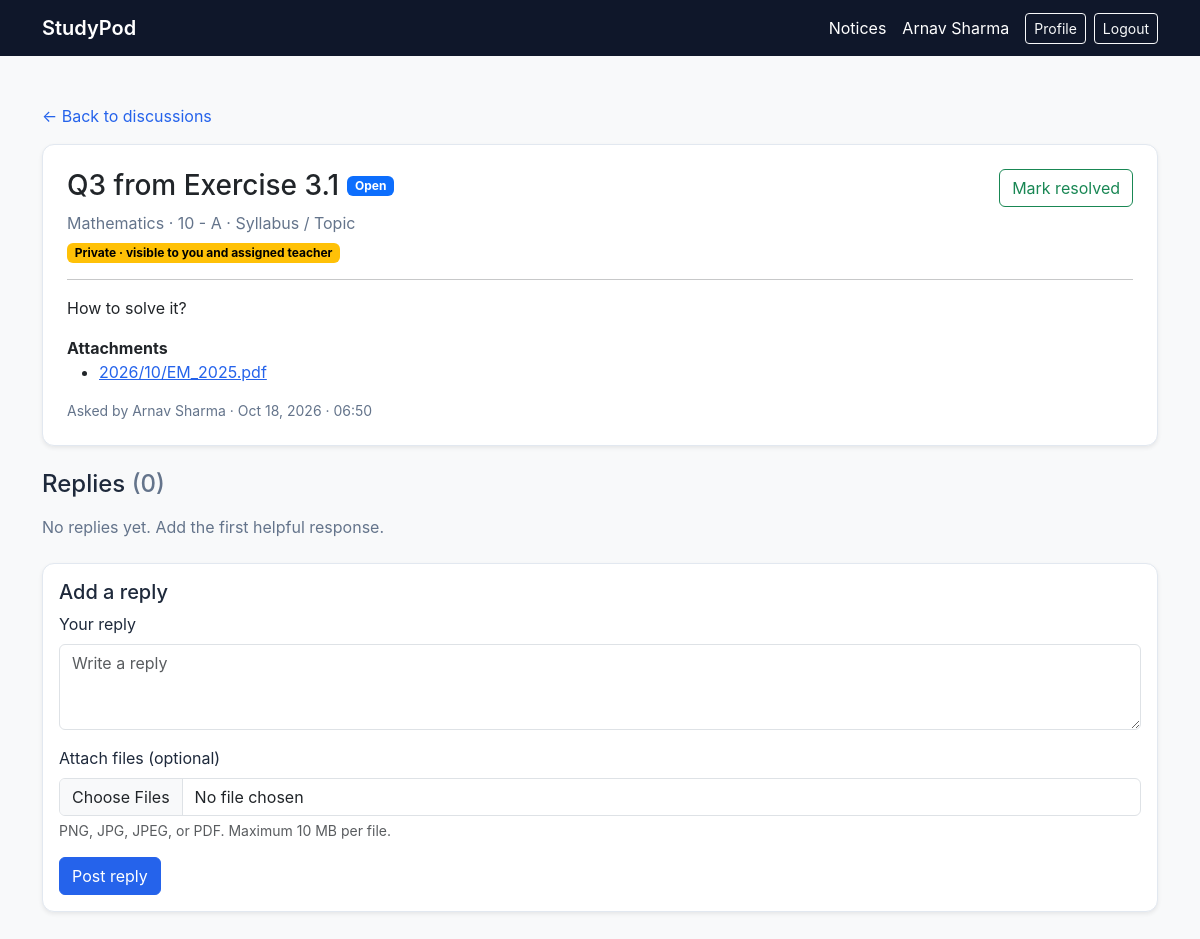
The app's page /academics/discussions/2/ (signed in) with its own data.
### accounts/models.py (models this page shows, shortened)
class User(AbstractUser):
    class Role(models.TextChoices):
        TEACHER = "TEACHER", "Teacher"
        STUDENT = "STUDENT", "Student"
        PARENT = "PARENT", "Parent"
    role = models.CharField(
        max_length=10,
        choices=Role.choices,
        default=Role.STUDENT,
    )

class StudentProfile(models.Model):
    user = models.OneToOneField(
        User,
        on_delete=models.CASCADE,
        related_name="student_profile"
    )
    roll_number = models.CharField(max_length=50, unique=True)
    profile_picture = models.ImageField(
        upload_to="student_profiles/",
        blank=True,
    )
    student_class = models.ForeignKey(
        "academics.Class",
        on_delete=models.SET_NULL,
        null=True,
        blank=True,
        related_name="students"
    )
    parent = models.ForeignKey(
        "ParentProfile",
        on_delete=models.SET_NULL,
        null=True,
        blank=True,
        related_name="students"
    )

### academics/models.py (models this page shows, shortened)
class DoubtThread(models.Model):
    class Category(models.TextChoices):
        SYLLABUS_TOPIC = "SYLLABUS_TOPIC", "Syllabus / Topic"
        ASSIGNMENT_HOMEWORK = "ASSIGNMENT_HOMEWORK", "Assignment / Homework"
        NOTICE_ANNOUNCEMENT = "NOTICE_ANNOUNCEMENT", "Notice / Announcement"
        STUDY_RESOURCE = "STUDY_RESOURCE", "Study Resource"
    class Status(models.TextChoices):
        OPEN = "OPEN", "Open"
        IN_PROGRESS = "IN_PROGRESS", "In Progress"
        RESOLVED = "RESOLVED", "Resolved"
    title = models.CharField(max_length=200)
    content = models.TextField()
    category = models.CharField(
        max_length=24,
        choices=Category.choices,
        default=Category.SYLLABUS_TOPIC,
    )
    is_public = models.BooleanField(default=False)
    document_link = models.URLField(blank=True)
    student = models.ForeignKey(
        "accounts.StudentProfile",
        on_delete=models.CASCADE,
        related_name="doubt_threads",
    )
    student_class = models.ForeignKey(
        Class,
        on_delete=models.CASCADE,
        related_name="doubt_threads",
    )
    subject = models.ForeignKey(
        Subject,
        on_delete=models.CASCADE,
        related_name="doubt_threads",
    )
    status = models.CharField(
        max_length=11,
        choices=Status.choices,
        default=Status.OPEN,
    )
    created_at = models.DateTimeField(auto_now_add=True)
    class Meta:
        ordering = ("-created_at", "-pk")

class Subject(models.Model):
    name = models.CharField(max_length=100)
    code = models.CharField(max_length=20, unique=True)

class Class(models.Model):
    name = models.CharField(max_length=50)
    section = models.CharField(max_length=10)
    academic_year = models.CharField(max_length=20)
    def __str__(self):
        return f"{self.name} - {self.section}"

class DoubtAttachment(models.Model):
    thread = models.ForeignKey(
        DoubtThread,
        on_delete=models.CASCADE,
        related_name="attachments",
    )
    reply = models.ForeignKey(
        "DoubtReply",
        on_delete=models.CASCADE,
        related_name="attachments",
        null=True,
        blank=True,
    )
    file = models.FileField(
        upload_to="doubt_attachments/%Y/%m/",
        storage=PrivateDoubtAttachmentStorage(),
        blank=True,
        validators=[FileExtensionValidator(["png", "jpg", "jpeg", "pdf"])],
    )
    created_at = models.DateTimeField(auto_now_add=True)
    class Meta:
        ordering = ("created_at", "pk")

### academics/views.py (the view, shortened to what this page needs)
# urls.py: path("discussions/<int:pk>/", views.doubt_thread_detail, name="doubt_thread_detail"),
@login_required
def doubt_thread_detail(request, pk):
    classes, is_student, is_parent = _forum_scope(request.user)
    thread = get_object_or_404(
        DoubtThread.objects.select_related("student__user", "student_class", "subject"),
        pk=pk,
    )
    if not classes.filter(pk=thread.student_class_id).exists():
        return HttpResponseForbidden("You cannot access this class discussion.")
    assigned_teacher = request.user.role == "TEACHER" and _teacher_can_access_thread(request.user, thread)
    if request.user.role == "TEACHER" and not assigned_teacher:
        return HttpResponseForbidden("You are not assigned to this subject.")
    is_author = is_student and thread.student.user_id == request.user.pk
    if not thread.is_public and not (is_author or assigned_teacher):
        return HttpResponseForbidden("This doubt is private to its author and assigned teacher.")
    reply_form = DoubtReplyForm(
        request.POST if request.method == "POST" else None,
        request.FILES if request.method == "POST" else None,
    )
    return render(request, "academics/doubt_thread_detail.html", {
        "thread": thread,
        "replies": thread.replies.select_related("user").prefetch_related("attachments"),
        "attachments": thread.attachments.filter(reply__isnull=True),
        "reply_form": reply_form,
        "can_resolve": is_author or assigned_teacher,
        "can_reply": not is_parent and thread.status != DoubtThread.Status.RESOLVED,
        "can_update_status": assigned_teacher,
        "status_choices": DoubtThread.Status.choices,
        "is_teacher": assigned_teacher,
        "is_parent_view": is_parent,
        "is_teacher_view": assigned_teacher,
        "show_author_identity": assigned_teacher or (is_author and not thread.is_public),
    })

### academics/forms.py (shortened to what this page needs)
class DoubtReplyForm(forms.ModelForm):
    attachments = MultipleFileField(
        required=False,
        widget=MultipleFileInput(attrs={
            "multiple": True,
            "accept": ".png,.jpg,.jpeg,.pdf",
            "class": "form-control",
        }),
        label="Attach files",
        help_text="PNG, JPG, JPEG, or PDF. Maximum 10 MB per file.",
    )
    class Meta:
        model = DoubtReply
        fields = ("content",)
        widgets = {
            "content": forms.Textarea(attrs={"class": "form-control", "rows": 3, "placeholder": "Write a reply"}),
        }

### academics/views.py (called while the page is built, shortened)
def _forum_scope(user):
    if user.role == "STUDENT":
        profile = getattr(user, "student_profile", None)
        if profile and profile.student_class_id:
            return Class.objects.filter(pk=profile.student_class_id), True, False
        return Class.objects.none(), True, False

### academics/templates/academics/doubt_thread_detail.html (shortened to what this page needs)
{% extends "accounts/base.html" %}
{% block content %}
<div class="mb-3"><a href="{% url 'doubt_threads' %}?student_class={{ thread.student_class_id }}" class="text-decoration-none">&larr; Back to discussions</a></div>
<article class="card shadow-sm mb-4">
    <div class="card-body p-4">
        <div class="d-flex flex-wrap justify-content-between align-items-start gap-3">
            <div>
                <div class="d-flex align-items-center flex-wrap gap-2 mb-2">
                    <h1 class="h3 mb-0">{{ thread.title }}</h1>
                    <span class="badge {% if thread.status == 'RESOLVED' %}text-bg-success{% elif thread.status == 'IN_PROGRESS' %}text-bg-warning{% else %}text-bg-primary{% endif %}">{{ thread.get_status_display }}</span>
                </div>
                <div class="text-muted">{{ thread.subject.name }} · {{ thread.student_class }} · {{ thread.get_category_display }}</div>
                {% if thread.is_public %}<span class="badge text-bg-info mt-2">Public · anonymous to classmates</span>{% else %}<span class="badge text-bg-warning mt-2">Private · visible to you and assigned teacher</span>{% endif %}
            </div>
            {% if can_update_status %}
            <form method="post" class="d-flex align-items-center gap-2">
                {% csrf_token %}<input type="hidden" name="action" value="update_status">
                <label class="visually-hidden" for="detailDoubtStatus">Update doubt status</label>
                <select class="form-select form-select-sm" id="detailDoubtStatus" name="status">
                    {% for value, label in status_choices %}<option value="{{ value }}" {% if thread.status == value %}selected{% endif %}>{{ label }}</option>{% endfor %}
                </select>
                <button class="btn btn-outline-primary btn-sm" type="submit">Update status</button>
            </form>
            {% elif can_resolve %}
            <form method="post">
                <button class="btn btn-outline-success" type="submit">{% if thread.status == "RESOLVED" %}Reopen question{% else %}Mark resolved{% endif %}</button>
            </form>
            {% endif %}
        </div>
        <hr>
        <p class="mb-3" style="white-space: pre-wrap">{{ thread.content }}</p>
        {% if attachments %}
        <div class="mb-3"><strong>Attachments</strong>
            <ul class="mb-0">{% for attachment in attachments %}<li><a href="{% url 'doubt_attachment_download' attachment.pk %}">{{ attachment.file.name|cut:"doubt_attachments/" }}</a></li>{% endfor %}</ul>
        </div>
        {% endif %}
        <div class="small text-muted">Asked by {% if show_author_identity %}{{ thread.student.user.get_full_name|default:thread.student.user.username }}{% elif is_author %}You (posted anonymously to classmates){% elif thread.is_public %}Anonymous{% else %}Student{% endif %} · {{ thread.created_at|date:"M j, Y · H:i" }}</div>
    </div>
</article>
<h2 class="h4 mb-3">Replies <span class="text-muted">({{ replies|length }})</span></h2>
<div class="d-flex flex-column gap-3 mb-4">
    {% for reply in replies %}
    <article class="card {% if reply.is_teacher_reply %}border-primary bg-primary-subtle{% endif %}">
        <div class="card-body">
            <div class="d-flex justify-content-between align-items-center gap-2 mb-2">
                <div class="fw-semibold">{{ reply.user.get_full_name|default:reply.user.username }}
                    {% if reply.is_teacher_reply %}<span class="badge text-bg-primary ms-1">Teacher</span>{% endif %}
                </div>
                <small class="text-muted">{{ reply.created_at|date:"M j, Y · H:i" }}</small>
            </div>
            <div style="white-space: pre-wrap">{{ reply.content }}</div>
            {% if reply.attachments.all %}
            <div class="mt-2"><strong class="small">Attached files</strong><ul class="small mb-0">{% for attachment in reply.attachments.all %}<li><a href="{% url 'doubt_attachment_download' attachment.pk %}">{{ attachment.file.name|cut:"doubt_attachments/" }}</a></li>{% endfor %}</ul></div>
            {% endif %}
        </div>
    </article>
    {% empty %}
    <div class="text-muted">No replies yet. Add the first helpful response.</div>
    {% endfor %}
</div>
{% if is_parent_view %}
<div class="alert alert-light border">You have read-only access to this discussion.</div>
{% elif can_reply %}
<div class="card card-body shadow-sm">
    <h2 class="h5">Add a reply</h2>
    <form method="post" enctype="multipart/form-data">
        <div class="mb-3">
            <label class="form-label" for="{{ reply_form.content.id_for_label }}">Your reply</label>
            {{ reply_form.content }}
        </div>
        <div class="mb-3">
            <label class="form-label" for="{{ reply_form.attachments.id_for_label }}">Attach files (optional)</label>
            {{ reply_form.attachments }}
            <div class="form-text">{{ reply_form.attachments.help_text }}</div>
        </div>
        <button class="btn btn-primary" type="submit">Post reply</button>
    </form>
</div>
{% else %}
<div class="alert alert-light border">This discussion is resolved. The author or subject teacher can reopen it if more discussion is needed.</div>
{% endif %}
{% endblock %}

### accounts/templates/accounts/base.html (shortened to what this page needs)
<!DOCTYPE html>
<html lang="en">
<head>
    <link href="https://cdn.jsdelivr.net/npm/bootstrap@5.3.3/dist/css/bootstrap.min.css" rel="stylesheet">
</head>
<body class="bg-light">
    <nav class="navbar navbar-dark bg-dark">
        <div class="container d-flex justify-content-between">
            {% if user.is_authenticated %}
                <a href="{% url 'dashboard' %}" class="navbar-brand fw-semibold">StudyPod</a>
                <div class="d-flex flex-wrap align-items-center gap-2">
                    <a href="{% url 'notices' %}" class="text-white text-decoration-none me-2">Notices</a>
                    <span class="text-white me-2">{{ user.get_full_name|default:user.username }}</span>
                    <a href="{% url 'profile' %}" class="btn btn-outline-light btn-sm">Profile</a>
                    <a href="{% url 'logout' %}" class="btn btn-outline-light btn-sm">Logout</a>
                </div>
            {% endif %}
        </div>
    </nav>
    <main class="container py-5">
        {% block content %}{% endblock %}
    </main>
</body>
</html>

### accounts/templates/accounts/base.html (style rules this page uses)
:root { --sp-primary: #2563eb; --sp-navy: #0f172a; --sp-background: #f8fafc; --sp-text: #1e293b; --sp-muted: #64748b; --sp-border: #e2e8f0; }
body { background: var(--sp-background); color: var(--sp-text); font-family: -apple-system, BlinkMacSystemFont, "Segoe UI", sans-serif; }
.navbar.bg-dark { background-color: var(--sp-navy) !important; }
h1, h2, h3, h4, h5, h6 { color: var(--sp-navy); font-weight: 600; }
.btn-primary { background-color: var(--sp-primary); border-color: var(--sp-primary); }
.card { background-color: #fff; border: 1px solid var(--sp-border); border-radius: 12px; box-shadow: 0 2px 8px rgb(15 23 42 / 5%); }
a:not(.btn):not(.navbar-brand) { color: var(--sp-primary); }
.navbar a:not(.btn):not(.navbar-brand) { color: #fff; }
.text-muted { color: var(--sp-muted) !important; }

### records on screen
User: get_full_name "Arnav Sharma"
DoubtThread: title "Q3 from Exercise 3.1", status "Open", subject.name "Mathematics", student_class "10 - A", category "Syllabus / Topic", content "How to solve it?", student.user.get_full_name "Arnav Sharma", created_at "Oct 18, 2026 · 06:50"
DoubtAttachment: file.name "2026/10/EM_2025.pdf"

### other values on screen
{{ replies|length }} "0"
{{ reply_form.attachments.help_text }} "PNG, JPG, JPEG, or PDF. Maximum 10 MB per file."
